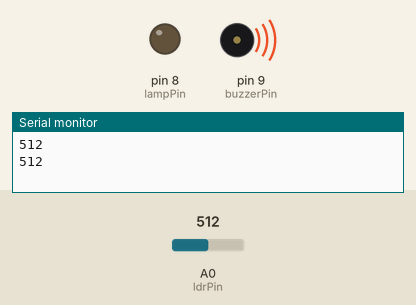
A sketch run on a simulated Arduino Uno, built with avr-gcc and run on an emulated ATmega328P. On the bench: output pins drawn as LEDs (lit = HIGH), buzzer (waves = sounding, pin HIGH), the last lines printed to the serial monitor. Inputs (shaded band) come from the test bench; at power-on: A0 (ldrPin) = 512.

Above: at 2.3 s.
2.4 s: A0 (ldrPin) set to 482
At 4.0 s:
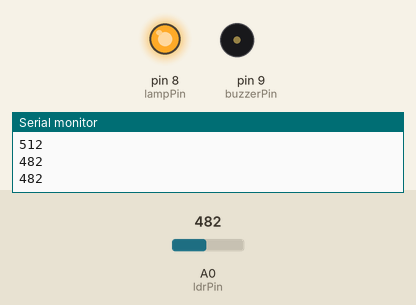
4.5 s: A0 (ldrPin) set to 510
At 5.9 s:
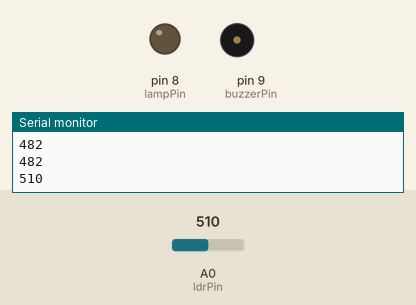
9.5 s: A0 (ldrPin) set to 490
At 10.4 s:
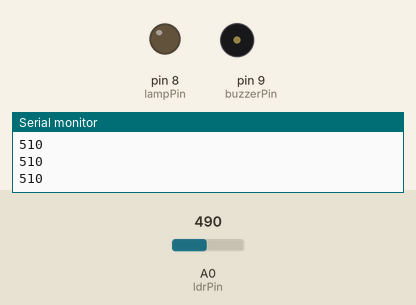
12.0 s: A0 (ldrPin) set to 511
At 12.8 s:
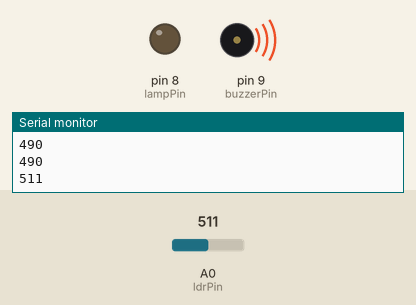
Timing chart, 0 to 18.0 s (numbered marks = the images above; inputs shaded):
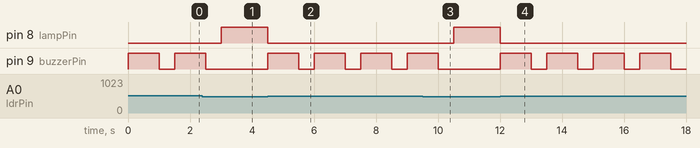

Measured:
- the behaviour switches between 500 and 499 on A0 (ldrPin) (found by bisection; images 0 and 1)
- after the input at 2.4 s, pin 8 (lampPin): LOW → HIGH after 0.60 s; pin 9 (buzzerPin): goes on until 2.5 s, then stays LOW
- after the input at 4.5 s, pin 8 (lampPin): HIGH → LOW at once; pin 9 (buzzerPin): alternates HIGH for 1.0 s and LOW for 0.50 s, starting at once
- after the input at 9.5 s, pin 8 (lampPin): LOW → HIGH after 1.0 s; pin 9 (buzzerPin): goes on until 10.0 s, then stays LOW
- after the input at 12.0 s, pin 8 (lampPin): HIGH → LOW at once; pin 9 (buzzerPin): alternates HIGH for 1.0 s and LOW for 0.50 s, starting at once

The sketch:

Automated_night_lamp.ino
```cpp
// Automated Night Lamp using ATMEGA328P + LDR + Relay + Buzzer
// Developed in Arduino IDE (Embedded C)

// Pin configuration
const int ldrPin = A0;       // LDR connected to analog pin A0
const int lampPin = 8;       // Relay/LED connected to digital pin 8
const int buzzerPin = 9;     // Buzzer connected to digital pin 9

// Threshold for light intensity (tune this as per environment)
int threshold = 500;

void setup() {
  pinMode(lampPin, OUTPUT);
  pinMode(buzzerPin, OUTPUT);
  digitalWrite(lampPin, LOW);   // Lamp initially OFF
  digitalWrite(buzzerPin, LOW); // Buzzer initially OFF
  Serial.begin(9600);           // For debugging LDR values
}

void loop() {
  int ldrValue = analogRead(ldrPin);
  Serial.println(ldrValue); // Debugging: print light intensity

  if (ldrValue < threshold) {
    // Night detected
    digitalWrite(lampPin, HIGH);   // Turn ON lamp
    digitalWrite(buzzerPin, LOW);  // Ensure buzzer OFF
  } else {
    // Day detected
    digitalWrite(lampPin, LOW);    // Turn OFF lamp
    digitalWrite(buzzerPin, HIGH); // Turn ON buzzer
    delay(1000);                   // Buzzer beeps for 1 sec
    digitalWrite(buzzerPin, LOW);  // Buzzer OFF again
  }

  delay(500); // Small delay for stability
}
```
